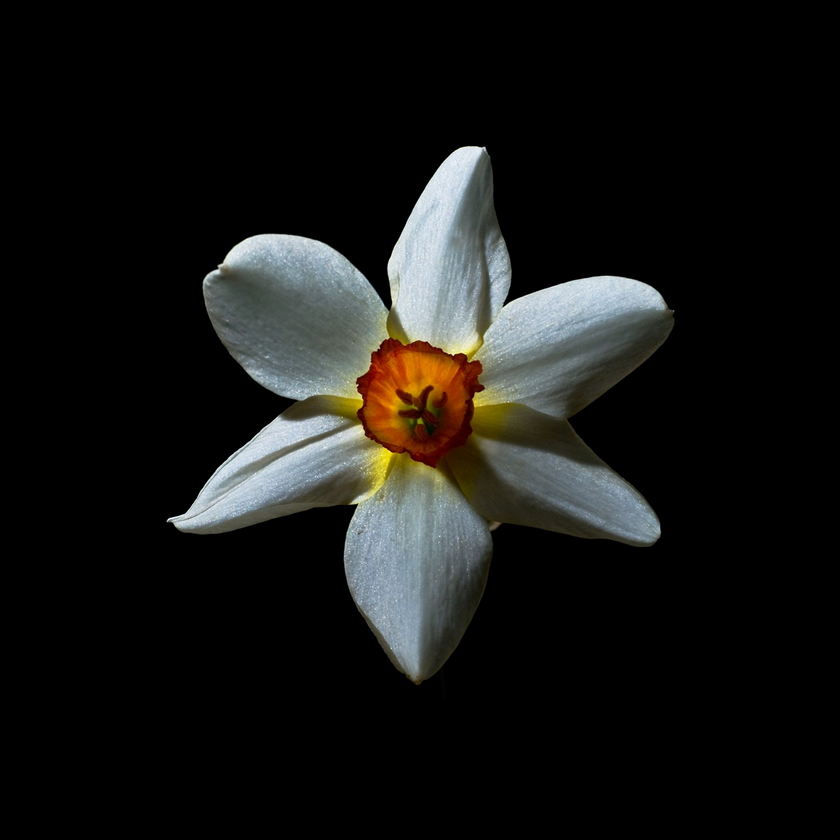
//> input picture Vision_Cem_Vs/Watershed_sample/flower.png, 840 x 840 px, shrunk from 1500 x 1500 before the run
$ ./watershed   (built with g++ and OpenCV 4)
//> lines starting //> are read from the running program, lines starting //| are printed output that depends on the picture; after the words box and inside, x2 and y2 are one past the last pixel; in counts of white or black regions, pixels touching at a corner belong together
#include "opencv2/imgproc/imgproc.hpp"
#include "opencv2/highgui/highgui.hpp"

#include <cstdio>
#include <iostream>

using namespace cv;
using namespace std;

static void help()
{
	cout << "\nThis program demonstrates the famous watershed segmentation algorithm in OpenCV: watershed()\n"
		"Usage:\n"
		"./watershed [image_name -- default is fruits.jpg]\n" << endl;


	cout << "Hot keys: \n"
		"\tESC - quit the program\n"
		"\tr - restore the original image\n"
		"\tw or SPACE - run watershed segmentation algorithm\n"
		"\t\t(before running it, *roughly* mark the areas to segment on the image)\n"
		"\t  (before that, roughly outline several markers on the image)\n";
}
Mat markerMask, img;
Point prevPt(-1, -1);

Scalar colors[6] =
{
	Scalar(255, 0, 0), Scalar(0, 255, 0), Scalar(0,0,255),
	Scalar(255, 255, 0), Scalar(0, 255, 255), Scalar(255, 0, 255)
};

Scalar currentColor;

static void onMouse(int event, int x, int y, int flags, void*)
{
	if (x < 0 || x >= img.cols || y < 0 || y >= img.rows)
		return;
	if (event == CV_EVENT_LBUTTONUP || !(flags & CV_EVENT_FLAG_LBUTTON))
		prevPt = Point(-1, -1);
	else if (event == CV_EVENT_LBUTTONDOWN)
		prevPt = Point(x, y);
	else if (event == CV_EVENT_MOUSEMOVE && (flags & CV_EVENT_FLAG_LBUTTON))
	{
		Point pt(x, y);
		if (prevPt.x < 0)
			prevPt = pt;
		line(markerMask, prevPt, pt, currentColor, 5, 8, 0);
		line(img, prevPt, pt, currentColor, 5, 8, 0);
		prevPt = pt;
		imshow("image", img);
		imshow("markerMask", markerMask*1000);
	}
}

int main(int argc, char** argv)
{
	char* filename = argc >= 2 ? argv[1] : (char*)"flower.png";
	Mat img0 = imread(filename, 1), imgGray;
//> img0 is the input picture: 840 rows x 840 cols, CV_8UC3; mean B, G, R 21, 22.7, 22.5

	if (img0.empty())
	{
		cout << "Couldn'g open image " << filename << ". Usage: watershed <image_name>\n";
		return 0;
	}
	help();
	namedWindow("image", WINDOW_NORMAL);
	namedWindow("watershed transform", WINDOW_NORMAL);
	namedWindow("markers", WINDOW_NORMAL);
	namedWindow("markerMask", WINDOW_NORMAL);

	img0.copyTo(img);
	cvtColor(img, imgGray, COLOR_BGR2GRAY);
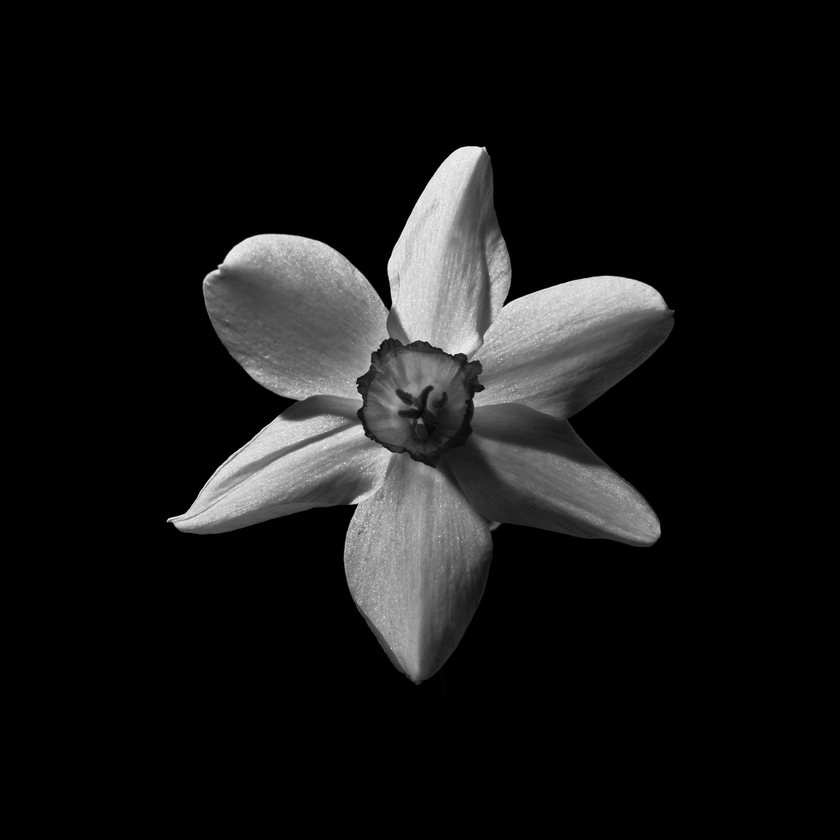
//> imgGray: 840 rows x 840 cols, CV_8UC1; min 0, max 255, mean 22.4

	markerMask = Mat::zeros(img0.size(), CV_32SC1);
	//cvtColor(img, markerMask, COLOR_BGR2GRAY);
	//cvtColor(markerMask, imgGray, COLOR_GRAY2BGR);

	imshow("image", img);
	setMouseCallback("image", onMouse, 0);

	currentColor = colors[0];

	for (;;)
	{
		int c = waitKey(0);
//> the left mouse button is pressed at (210, 210)
//> the mouse is dragged to (420, 420)
//> call 2 of onMouse, with event = 0, x = 420, y = 420, flags = 1
//> in onMouse (call 2), `line(markerMask, prevPt, pt, currentColor, 5, 8, 0);`:
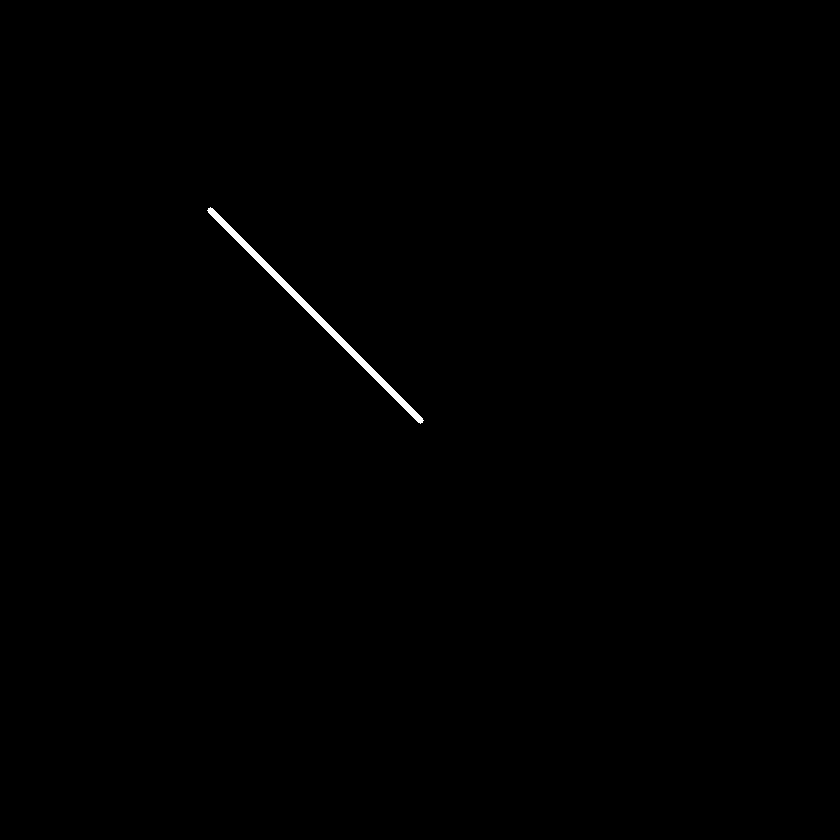
//> markerMask: 840 rows x 840 cols, CV_32SC1; 0.27% white; 1 white region, box (x1, y1, x2, y2) and area: (207, 207, 424, 424) 1919
//> in onMouse (call 2), `line(img, prevPt, pt, currentColor, 5, 8, 0);`:
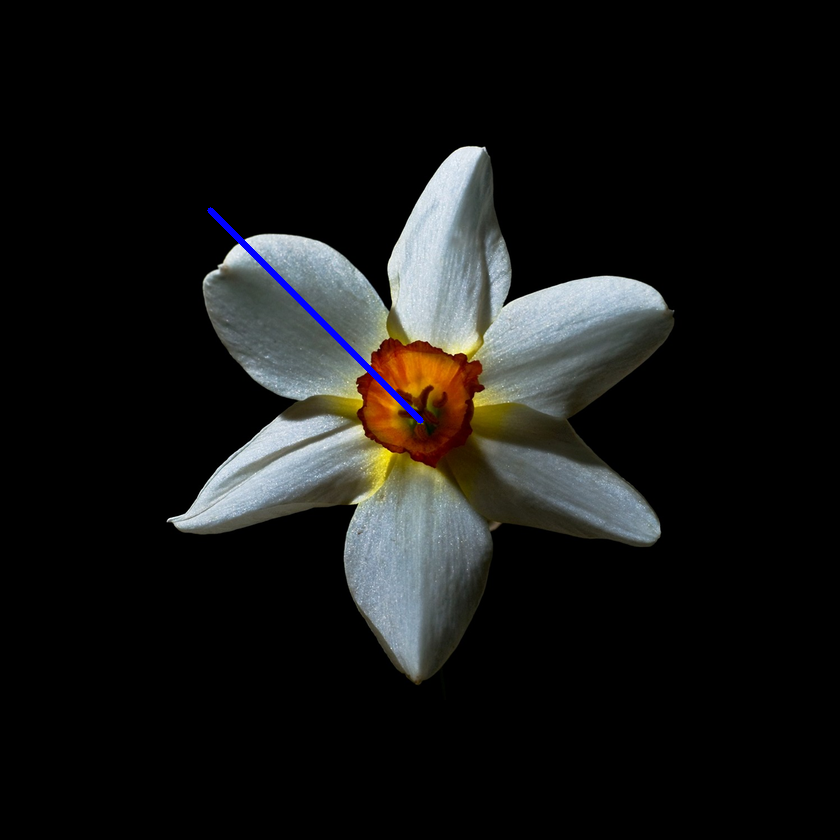
//> img: 840 rows x 840 cols, CV_8UC3; 0.27% of pixels changed, all inside (x1, y1, x2, y2) = (207, 207, 424, 424)
//> the mouse is dragged to (630, 630)
//> call 3 of onMouse, with event = 0, x = 630, y = 630, flags = 1
//> in onMouse (call 3), `line(markerMask, prevPt, pt, currentColor, 5, 8, 0);`:
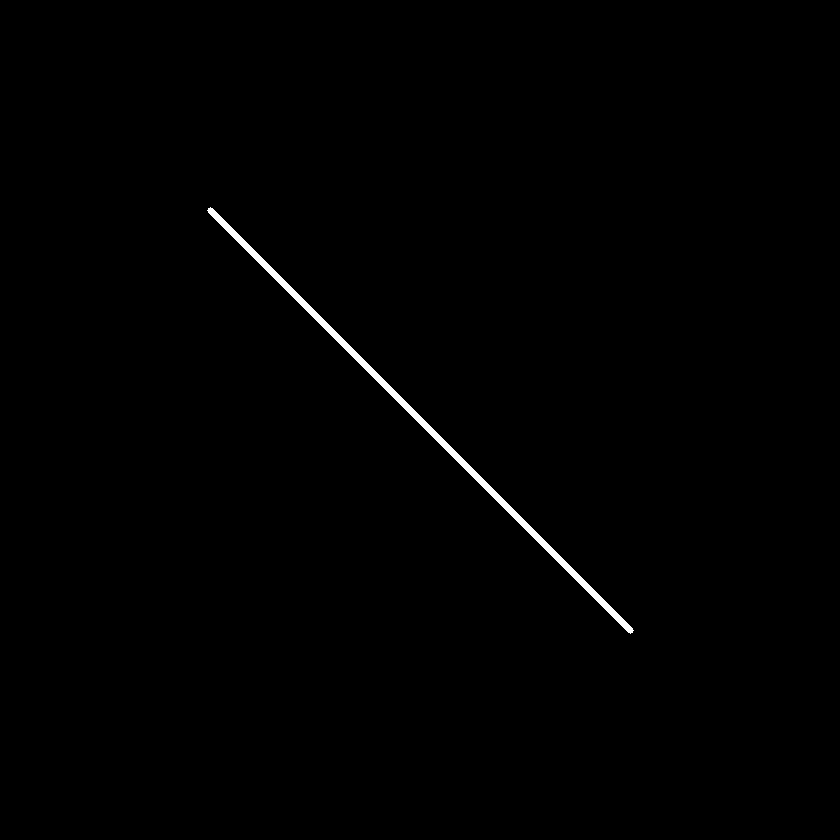
//> markerMask: 840 rows x 840 cols, CV_32SC1; 0.54% white; 1 white region, box (x1, y1, x2, y2) and area: (207, 207, 634, 634) 3809
//> in onMouse (call 3), `line(img, prevPt, pt, currentColor, 5, 8, 0);`:
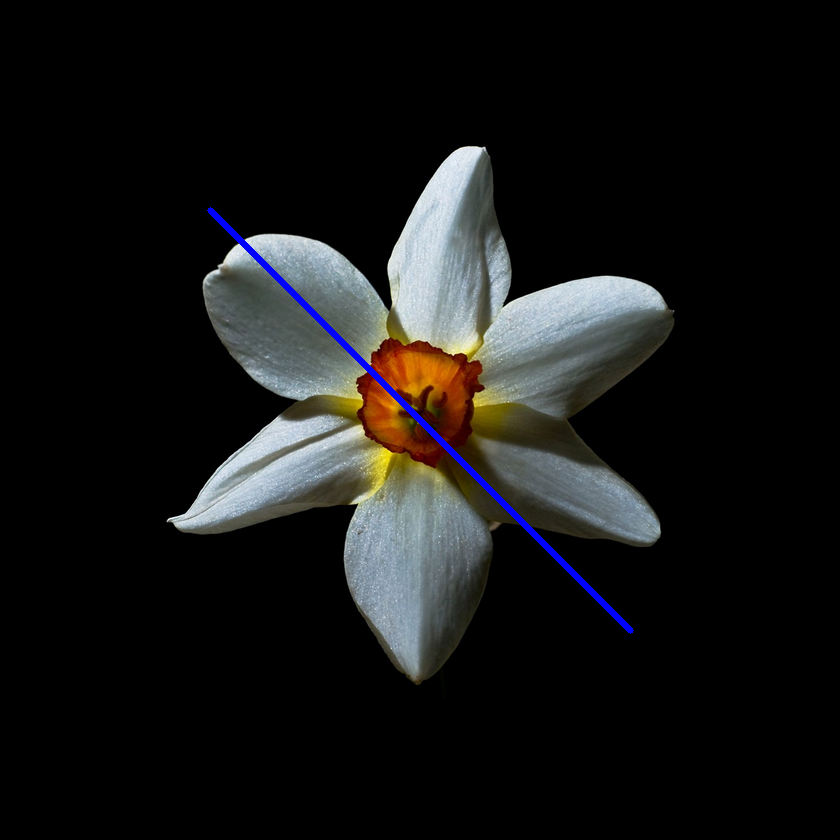
//> img: 840 rows x 840 cols, CV_8UC3; 0.27% of pixels changed, all inside (x1, y1, x2, y2) = (419, 419, 634, 634)
//> the button is released at (630, 630)

		if ((char)c == 27)
			break;

		if ((char)c == '1')
			currentColor = colors[0];

		if ((char)c == '2')
			currentColor = colors[1];

		if ((char)c == '3')
			currentColor = colors[2];

		if ((char)c == '4')
			currentColor = colors[3];

		if ((char)c == '5')
			currentColor = colors[4];

		if ((char)c == '6')
			currentColor = colors[05];


		if ((char)c == 'r')
		{
			markerMask = Scalar::all(0);
			img0.copyTo(img);
			imshow("image", img);
		}

		if ((char)c == 'w' || (char)c == ' ')
		{
			int i, j, compCount = 0;
			vector<vector<Point> > contours;
			vector<Vec4i> hierarchy;

			// [29 lines of commented-out code are left out]
			watershed(img0, markerMask);
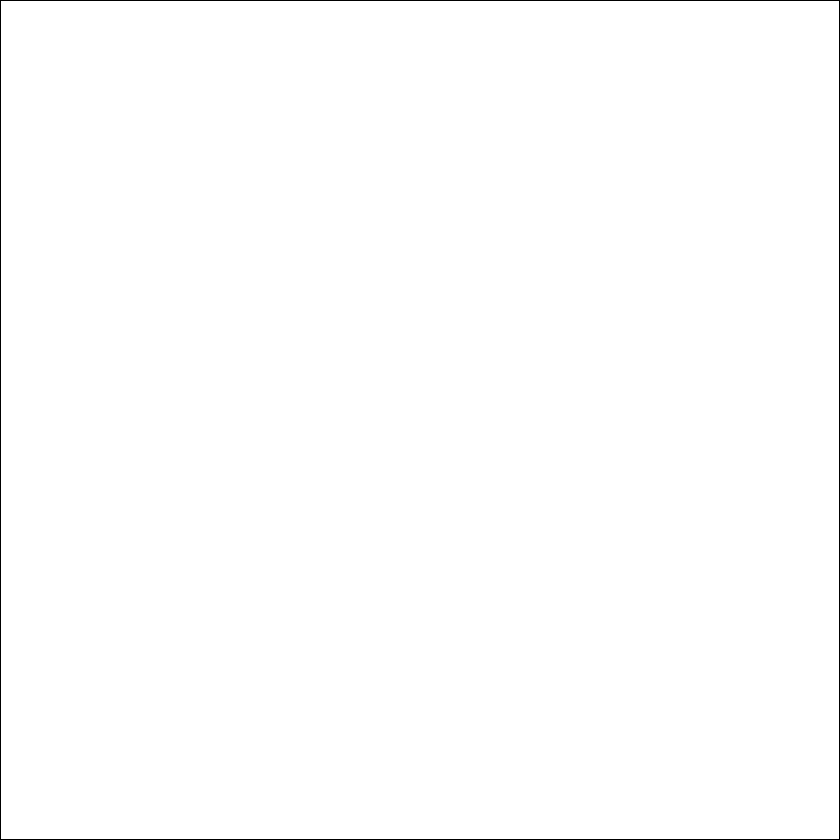
//> markerMask: 840 rows x 840 cols, CV_32SC1; values -1 (black) and 255 (white), 99.5% white; black in thin lines or dots
			//t = (double)getTickCount() - t;
			//printf("execution time = %gms\n", t*1000. / getTickFrequency());

			Mat wshed(markerMask.size(), CV_8UC3);

			// paint the watershed image
			for (i = 0; i < markerMask.rows; i++)
			for (j = 0; j < markerMask.cols; j++)
			{
				int index = markerMask.at<int>(i, j);
				if (index == -1)
					wshed.at<Vec3b>(i, j) = Vec3b(255, 255, 255);
				else if (index <= 0 || index > compCount)
					wshed.at<Vec3b>(i, j) = Vec3b(0, 0, 0);
				else
					wshed.at<Scalar>(i, j) = colors[index % 6];
			}
//> wshed: 840 rows x 840 cols, CV_8UC3; 0.48% white in thin lines or dots

			Mat Temp;
			imgGray.convertTo(Temp, CV_8UC3);
//> (the run ends here: the program stops with an error, at `wshed = wshed*0.5 + imgGray*0.5;`)
